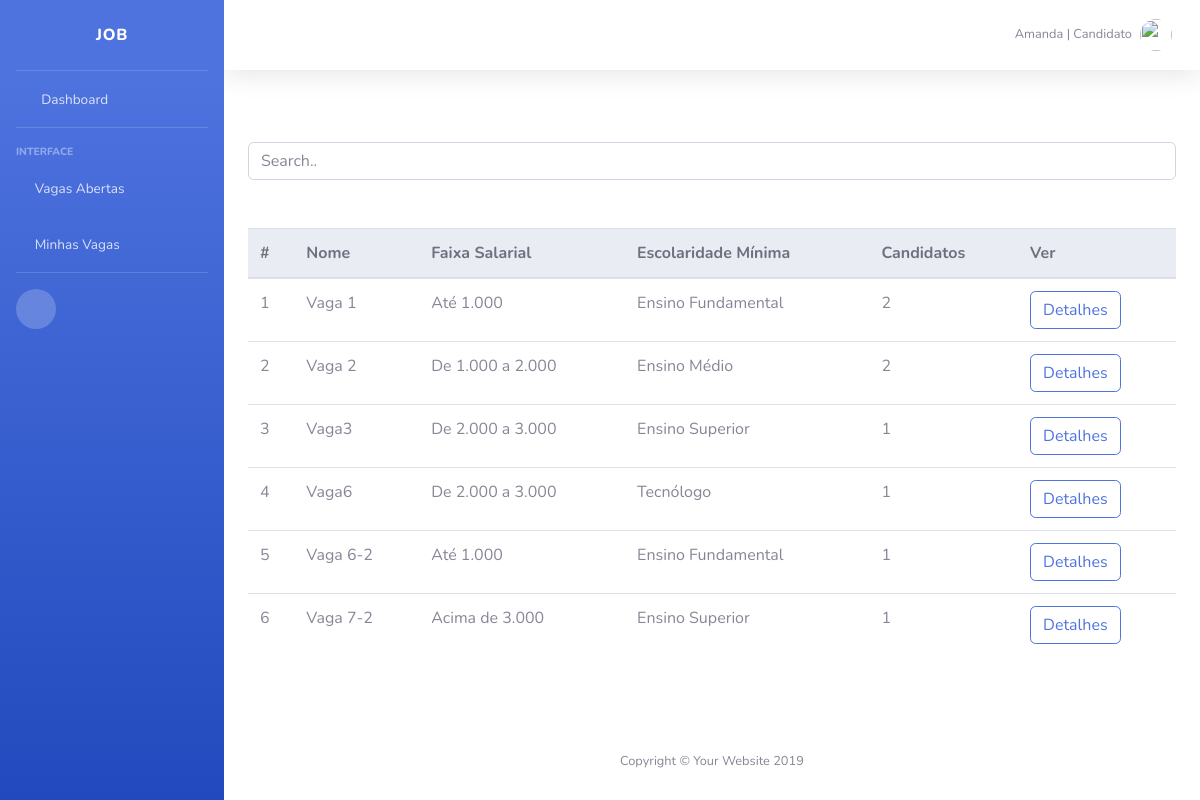
The page /dashboard/listar_vagas/ (signed in) on the database its author committed.
### usuario/models.py (models this page shows)
class User(AbstractUser):
    categoria = models.PositiveIntegerField(default=0)
    username = models.CharField(max_length=10, unique=False, blank=True, null=True)
    email = models.EmailField(max_length=254, unique=True)
    is_superuser = models.BooleanField(default=True, )
    is_staff = models.BooleanField(default=True, )
    USERNAME_FIELD = 'email'
    REQUIRED_FIELDS = ['EMAIL_FIELD']
    def get_categoria(self):
        return self.categoria

### gestao/models.py (models this page shows, shortened)
class Vaga(models.Model):
    A1 = 'Até 1.000'
    D1A2 = 'De 1.000 a 2.000'
    D2A3 = 'De 2.000 a 3.000'
    AC3 = 'Acima de 3.000'
    FAIXA_SALARIAL = (
        (A1, 'Até 1.000'),
        (D1A2, 'De 1.000 a 2.000'),
        (D2A3, 'De 2.000 a 3.000'),
        (AC3, 'Acima de 3.000'),
    )
    EF = 'Ensino Fundamental'
    EM = 'Ensino Médio'
    TG = 'Tecnólogo'
    ES = 'Ensino Superior'
    PS = 'Pós / MBA / Mestrado'
    DR = 'Doutorado'
    ESCOLARIDADE = (
        (EF, 'Ensino Fundamental'),
        (EM, 'Ensino Médio'),
        (TG, 'Tecnólogo'),
        (ES, 'Ensino Superior'),
        (PS, 'Pós / MBA / Mestrado'),
        (DR, 'Doutorado'),
    )
    empresa = models.ForeignKey(User, on_delete=models.CASCADE, verbose_name='empresa')
    nome = models.CharField(max_length=50, default='')
    faixa_salarial = models.CharField(
        max_length=50,
        choices=FAIXA_SALARIAL,
        default=A1,
    )
    escolaridade = models.CharField(
        max_length=50,
        choices=ESCOLARIDADE,
        default=EF,
    )
    requisitos = models.TextField(max_length=500, default='')
    delete = models.BooleanField(default=False, editable=False)
    aplicacoes = models.ManyToManyField(Aplicacao, editable=False, blank=True
                                        )
    def get_quantidade_aplicacoes(self):
        return self.aplicacoes.count()
    class Meta:
        verbose_name_plural = 'Vagas'

### gestao/views.py (the view)
# urls.py: path('listar_vagas/', listar_vagas, name='listar_vagas'),
@login_required()
def listar_vagas(request):
    vagas = Vaga.objects.all().filter(delete=False)
    return render(request, "listar_vagas.html", {'vagas': vagas})

### gestao/templates/listar_vagas.html (shortened to what this page needs)
{% extends 'base.html' %}
{% block content %}
{% load static %}
    <br>
    <br>
    <div class="panel-default">
        <div class="panel-body">
            <input class="form-control" id="searchfield" type="text" placeholder="Search..">
            <br>
            <br>
            <div class="table-responsive">
                <table class="table">
                    <thead class="thead-light">
                    <tr>
                        <th>#</th>
                        <th>Nome</th>
                        <th>Faixa Salarial</th>
                        <th>Escolaridade Mínima</th>
                        <th>Candidatos</th>
                        <th>Ver</th>
                    </tr>
                    </thead>
                    <tbody id="lista_vaga">
                    {% for vaga in vagas %}
                    <tr>
                        <td>{{ forloop.counter }}</td>
                        <td>{{ vaga.nome }}</td>
                        <td>{{ vaga.faixa_salarial }}</td>
                        <td>{{ vaga.escolaridade }}</td>
                        <td>{{ vaga.get_quantidade_aplicacoes }}</td>
                        <td>
                            <button class="btn btn-outline-primary" id="btnVaga{{vaga.id}}" data-toggle="modal"
                                    data-target="#modalVaga{{ vaga.id }}">Detalhes</button>
                        </td>
                    </tr>
                    {% endfor %}
                    </tbody>
                </table>
            </div>
        </div>
    </div>
{% endblock %}

### templates/base.html (shortened to what this page needs)
{% load static %}
<!DOCTYPE html>
<html lang="en">
<head>
  <link href="{% static 'vendor/fontawesome-free/css/all.min.css' %}" rel="stylesheet" type="text/css">
  <link href="{% static 'css/sb-admin-2.min.css' %}" rel="stylesheet">
</head>
<body id="page-top">
  <div id="wrapper">
    <ul class="navbar-nav bg-gradient-primary sidebar sidebar-dark accordion" id="accordionSidebar">
        <div class="sidebar-brand d-flex align-items-center justify-content-center">JOB</div>
      <hr class="sidebar-divider my-0">
      <li class="nav-item">
        <a class="nav-link" href="{% url 'dashboard' %}">
          <i class="fas fa-fw fa-tachometer-alt"></i>
          <span>Dashboard</span></a>
      </li>
      <hr class="sidebar-divider">
      <div class="sidebar-heading">
        Interface
      </div>
      <li class="nav-item">
        <a class="nav-link collapsed" href="{% url 'listar_vagas' %}" data-target="#collapseTwo" aria-expanded="true" aria-controls="collapseTwo">
          <i class="fas fa-bullhorn"></i>
          <span>Vagas Abertas</span>
        </a>
      </li>
      <li class="nav-item">
        <a class="nav-link collapsed" href="#" data-toggle="collapse" data-target="#collapseUtilities" aria-expanded="true" aria-controls="collapseUtilities">
          <i class="fas fa-briefcase"></i>
          <span>Minhas Vagas</span>
        </a>
      </li>
      <hr class="sidebar-divider">
      <div class="sidebar-heading">
      <div class="text-center d-none d-md-inline">
        <button class="rounded-circle border-0" id="sidebarToggle"></button>
      </div>
    </ul>
    <div id="content-wrapper" class="d-flex flex-column" style="background-color: white">
      <div id="content">
        <nav class="navbar navbar-expand navbar-light bg-white topbar mb-4 static-top shadow">
          <ul class="navbar-nav ml-auto">
            <li class="nav-item dropdown no-arrow">
              <a class="nav-link dropdown-toggle" href="#" id="userDropdown" role="button" data-toggle="dropdown" aria-haspopup="true" aria-expanded="false">
                <span class="mr-2 d-none d-lg-inline text-gray-600 small">
                  {{ user.first_name }} |
                  {% if user.get_categoria == 1 %}
                    Empresa
                  {% else %}
                    Candidato
                  {% endif %}
                </span>
                <img class="img-profile rounded-circle" src="{% static 'img/coach.png' %}">
              </a>
            </li>
          </ul>
        </nav>
        <div class="container-fluid" style="background-color: white">
          {% block content %}
          {% endblock %}
        </div>
      </div>
      <footer class="sticky-footer bg-white" >
        <div class="container my-auto">
          <div class="copyright text-center my-auto">
            <span>Copyright &copy; Your Website 2019</span>
          </div>
        </div>
      </footer>
    </div>
  </div>
</body>
</html>

### rows shown on the page
User: first_name "Amanda"
Vaga: nome "Vaga 1", faixa_salarial "Até 1.000", escolaridade "Ensino Fundamental", get_quantidade_aplicacoes "2"
Vaga: nome "Vaga 2", faixa_salarial "De 1.000 a 2.000", escolaridade "Ensino Médio", get_quantidade_aplicacoes "2"
Vaga: nome "Vaga3", faixa_salarial "De 2.000 a 3.000", escolaridade "Ensino Superior", get_quantidade_aplicacoes "1"
Vaga: nome "Vaga6", faixa_salarial "De 2.000 a 3.000", escolaridade "Tecnólogo", get_quantidade_aplicacoes "1"
Vaga: nome "Vaga 6-2", faixa_salarial "Até 1.000", escolaridade "Ensino Fundamental", get_quantidade_aplicacoes "1"
Vaga: nome "Vaga 7-2", faixa_salarial "Acima de 3.000", escolaridade "Ensino Superior", get_quantidade_aplicacoes "1"
